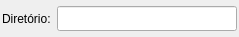
<?xml version="1.0" encoding="UTF-8"?>
<ui version="4.0">
 <class>EspacoTabelaWidget</class>
 <widget class="QWidget" name="EspacoTabelaWidget">
  <property name="geometry">
   <rect>
    <x>0</x>
    <y>0</y>
    <width>239</width>
    <height>37</height>
   </rect>
  </property>
  <property name="minimumSize">
   <size>
    <width>0</width>
    <height>0</height>
   </size>
  </property>
  <property name="windowTitle">
   <string>Form</string>
  </property>
  <layout class="QGridLayout" name="espacotabela_grid">
   <property name="margin">
    <number>2</number>
   </property>
   <property name="spacing">
    <number>6</number>
   </property>
   <item row="0" column="0">
    <widget class="QLabel" name="dono_lbl">
     <property name="text">
      <string>Diretório:</string>
     </property>
    </widget>
   </item>
   <item row="0" column="1">
    <widget class="QLineEdit" name="diretorio_edt">
     <property name="minimumSize">
      <size>
       <width>0</width>
       <height>25</height>
      </size>
     </property>
     <property name="font">
      <font>
       <italic>false</italic>
      </font>
     </property>
     <property name="inputMethodHints">
      <set>Qt::ImhNone</set>
     </property>
     <property name="readOnly">
      <bool>false</bool>
     </property>
    </widget>
   </item>
  </layout>
 </widget>
 <resources/>
 <connections/>
</ui>
